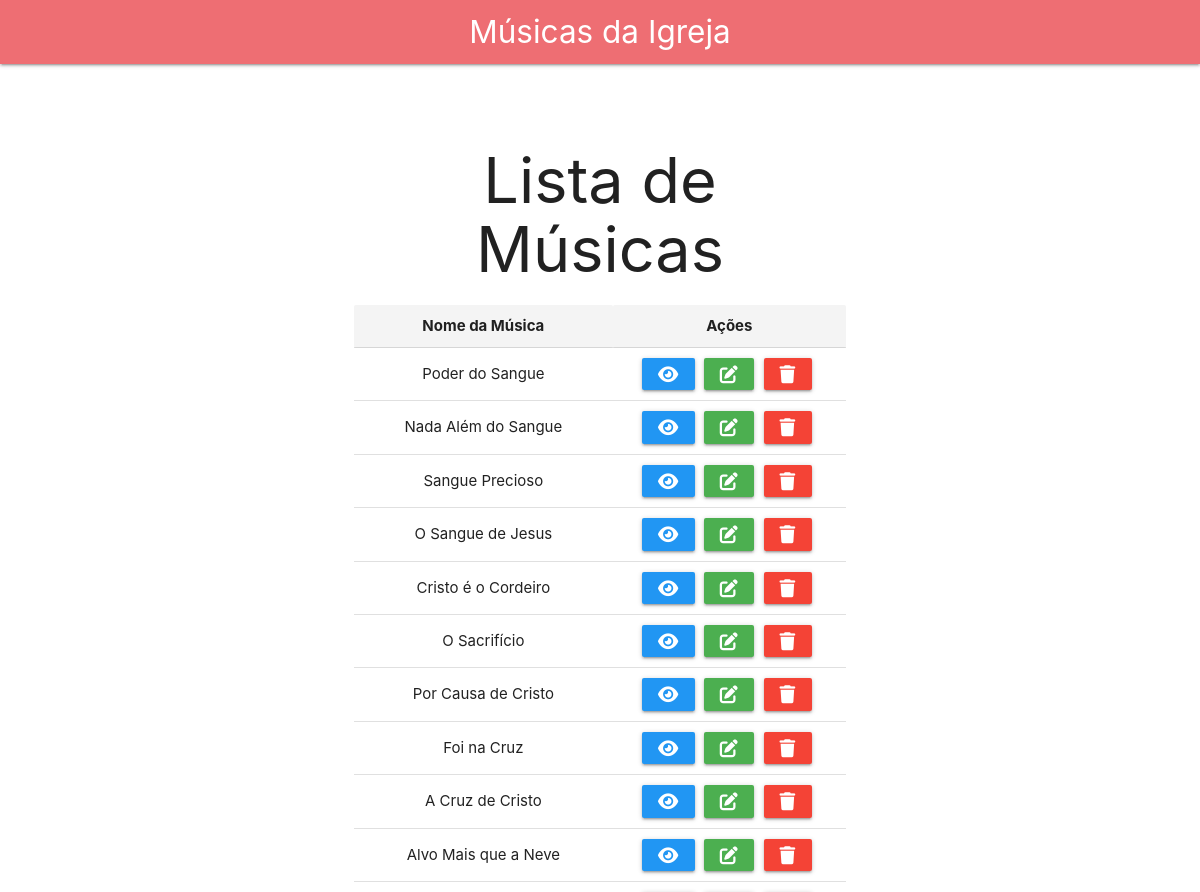
Before: / (upper part) with the older database file.
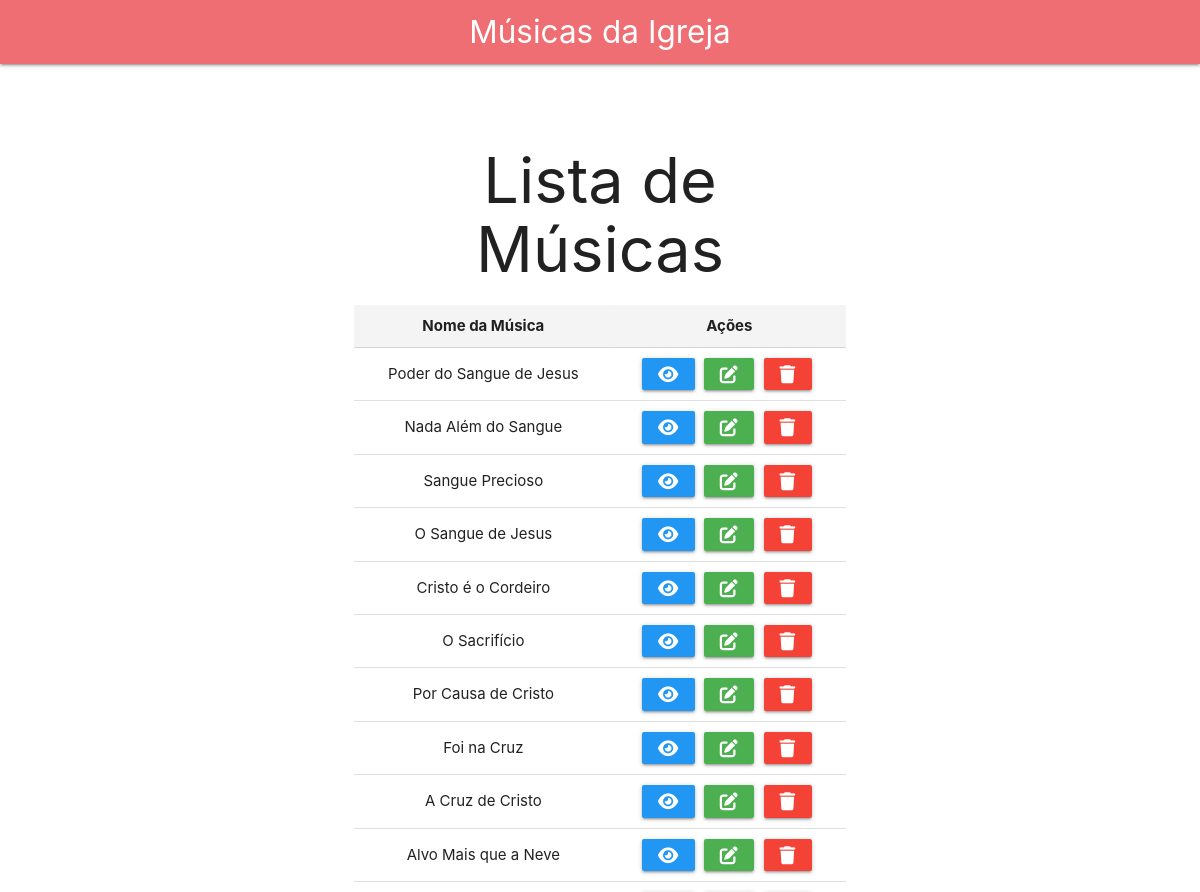
After: the same page with the newer database file.
### app/models/musica.py (models this page shows)
class Musica(Base):
    __tablename__ = "musicas"
    id = Column(Integer, primary_key=True, index=True)
    nome = Column(String, index=True)
    link_spotify = Column(String, index=True)
    link_youtube = Column(String, index=True)
    preferencia_sexta = Column(Integer, default=0)
    preferencia_sabado = Column(Integer, default=0)
    preferencia_domingo = Column(Integer, default=0)

### app/main.py (the view)
@app.get("/", response_class=HTMLResponse)
async def read_root(request: Request, db: Session = Depends(get_db)):
    musica_repository = MusicaRepository(db)
    musicas = musica_repository.obter_todas()
    return templates.TemplateResponse("index.html", {"request": request, "musicas": musicas})

### app/templates/index.html (shortened to what this page needs)
{% extends "base.html" %}
{% block content %}
<div class="container">
    <h1>Lista de Músicas</h1>
    <table class="highlight centered responsive-table">
        <thead>
            <tr>
                <th>Nome da Música</th>
                <th>Ações</th>
            </tr>
        </thead>
        <tbody>
            {% for musica in musicas %}
            <tr>
                <td>{{ musica.nome }}</td>
                <td>
                    <a href="#modal{{ musica.id }}" class="waves-effect waves-light btn-small blue modal-trigger"><i class="fa-solid fa-eye"></i></a>
                    <a href="/editar_musica/{{ musica.id }}" class="waves-effect waves-light btn-small green"><i class="fa-solid fa-pen-to-square"></i></a>
                    <form action="/excluir_musica/{{ musica.id }}" method="post" style="display:inline;">
                        <button type="submit" class="waves-effect waves-light btn-small red"><i class="fa-solid fa-trash"></i></button>
                    </form>
                </td>
            </tr>
            {% endfor %}
        </tbody>
    </table>
</div>
{% endblock %}

### app/templates/base.html (shortened to what this page needs)
<!DOCTYPE html>
<html lang="en">
<head>
    <link rel="stylesheet" href="https://cdnjs.cloudflare.com/ajax/libs/materialize/1.0.0/css/materialize.min.css">
    <link rel="stylesheet" href="/static/css/styles.css">
    <link rel="stylesheet" href="https://cdnjs.cloudflare.com/ajax/libs/font-awesome/6.0.0-beta3/css/all.min.css">
</head>
<body>
    <nav>
        <div class="nav-wrapper">
            <a href="/" class="brand-logo center">Músicas da Igreja</a>
        </div>
    </nav>
    <div class="container">
        {% block content %}{% endblock %}
    </div>
</body>
</html>

### app/static/css/styles.css (style rules this page uses)
.container { max-width: 800px; margin: auto; padding: 20px; }
h1 { margin-bottom: 20px; text-align: center; }
table { width: 100%; margin-bottom: 20px; }
thead { background-color: #f4f4f4; }
th, td { padding: 10px; text-align: left; }
.btn-small { margin-right: 5px; }

Changed rows visible on the page:
changed Musica: nome "Poder do Sangue" → "Poder do Sangue de Jesus"
